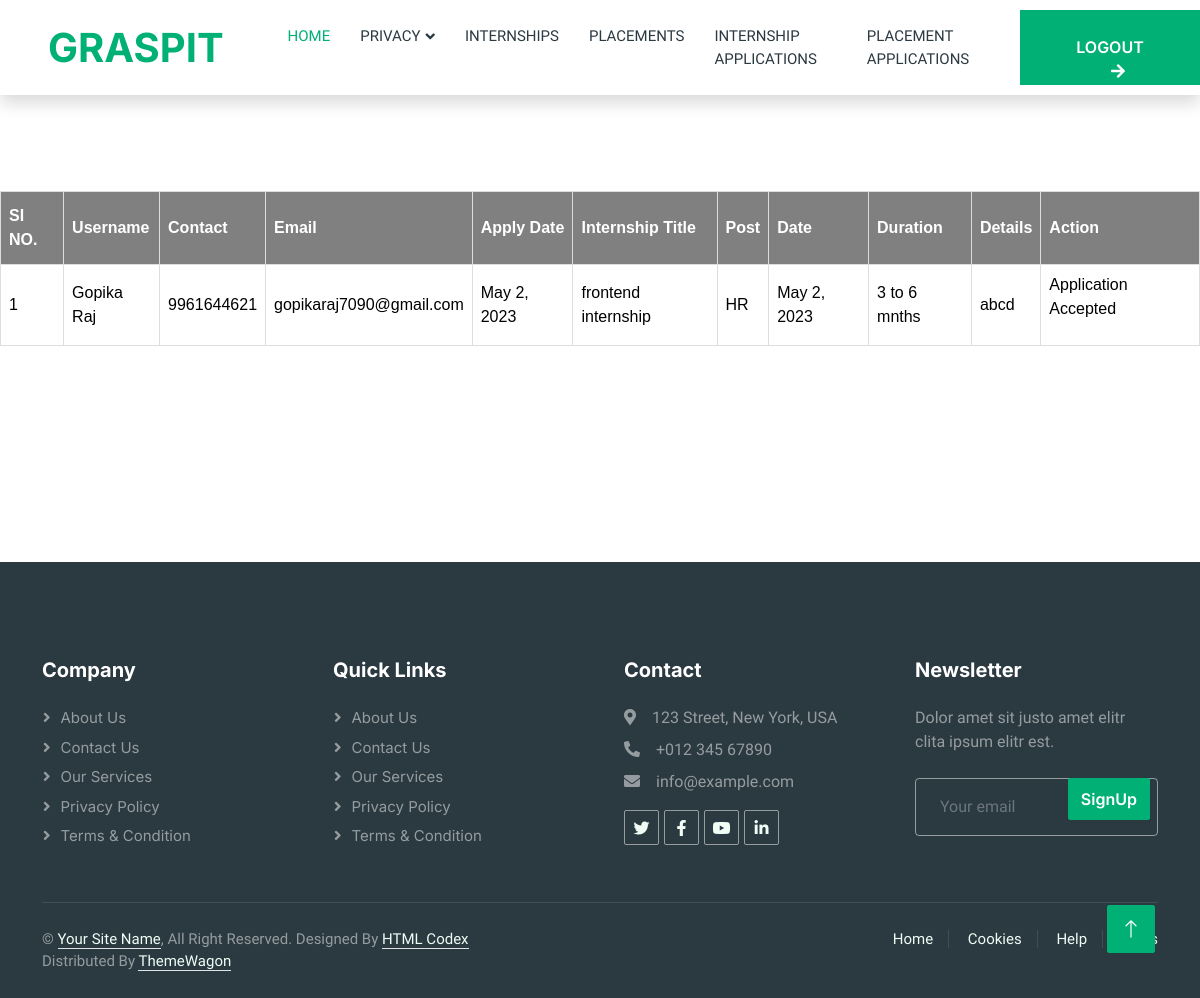
Screenshot of /WUser/internshipapplications/ (signed in) with the database file from the repository.
### User/models.py (models this page shows)
class Internship_Apply(models.Model):
    apply_date=models.DateField(auto_now=True)
    internship=models.ForeignKey(tbl_internship,on_delete=models.SET_NULL,null=True)
    user=models.ForeignKey(UserRegistration,on_delete=models.SET_NULL,null=True)
    intapply_sts=models.IntegerField(default=0)

### Guest/models.py (models this page shows)
class UserRegistration(models.Model):
    user_name=models.CharField(max_length=100)
    user_contact=models.CharField(max_length=100)
    user_email=models.EmailField(unique=True)
    user_gender=models.CharField(max_length=100)
    user_address=models.TextField(null=True)
    user_course=models.ForeignKey(Course,on_delete=models.SET_NULL,null=True)
    user_photo=models.FileField(upload_to='userdocs/')
    user_proof=models.FileField(upload_to='userdocs/')
    user_password=models.CharField(max_length=100,unique=True)
    place=models.ForeignKey(Place,on_delete=models.CASCADE)
    user_doj=models.DateField(auto_now=True)
    user_graduation=models.CharField(max_length=50)
    user_vsts=models.IntegerField(default=0)

### Company/models.py (models this page shows)
class tbl_internship(models.Model):
    int_title=models.CharField(max_length=50)
    int_post=models.CharField(max_length=50)
    int_date=models.DateField(auto_now=True)
    int_duration=models.CharField(max_length=50)
    int_details=models.TextField(null=True)
    int_stipend=models.IntegerField(default=0)
    company=models.ForeignKey(CompanyRegistration,on_delete=models.SET_NULL,null=True)

### User/views.py (the view)
# urls.py: path('internshipapplications/',views.intapps,name="InternshipApplications"),
def intapps(request):
    if 'uid' in request.session:
        usr=UserRegistration.objects.get(id=request.session['uid'])
        intapplctns=Internship_Apply.objects.filter(user=usr)
        return render(request,"User/MyInternshipApplications.html",{'IntApplctn':intapplctns})
    else:
        return redirect('webguest:Home')

### User/Templates/User/MyInternshipApplications.html (shortened to what this page needs)
{% extends 'User/Head.html' %}
{% load static %}
{% block content %}
<!DOCTYPE html>
<html lang="en">
<head>
</head>
<body>
    <br><br><br><br>
<div id="tab" align="center">
    <table align="center" border="1">
        <tr>
            <th>SI NO.</th>
            <th>Username</th>
            <th>Contact</th>
            <th>Email</th>
            <th>Apply Date</th>
            <th>Internship Title</th>
            <th>Post</th>
            <th>Date</th>
            <th>Duration</th>
            <th>Details</th>
            <th>Action</th>
        </tr>
        {% for i in IntApplctn %}
        <tr>
            <td>{{ forloop.counter }}</td>
            <td>{{i.user.user_name}}</td>
            <td>{{i.user.user_contact}}</td>
            <td>{{i.user.user_email}}</td>
            <td>{{i.apply_date}}</td>
            <td>{{i.internship.int_title}}</td>
            <td>{{i.internship.int_post}}</td>
            <td>{{i.internship.int_date}}</td>
            <td>{{i.internship.int_duration}}</td>
            <td>{{i.internship.int_details}}</td>
            <td>
                {% if i.intapply_sts == 1 %}
                <p>Application Accepted</p>
                {% elif i.intapply_sts == 2 %}
                <p>Rejected!!</p>
                {% else %}
                <p>Pending...</p>
                {% endif %}
            </td>
        </tr>
        {% endfor %}
    </table>
</div>
</body>
</html>
<br><br><br><br><br><br><br>
{% endblock content %}

### Guest/static/Main/css/style.css (style rules this page uses)
:root { --primary: #00B074; --secondary: #2B9BFF; --light: #EFFDF5; --dark: #2B3940; }

### Guest/static/form.css (style rules this page uses)
#tab { font-family: "Trebuchet MS", Arial, Helvetica, sans-serif; border-collapse: collapse; width: 100%; }
#tab td, #tab th { border: 1px solid #ddd; padding: 8px; color: black; }
#tab th { padding-top: 12px; padding-bottom: 12px; text-align: left; background-color: gray; color: white; }

### rows the page displays
Internship_Apply: user.user_name "Gopika Raj", user.user_contact "9961644621", user.user_email "gopikaraj7090@gmail.com", apply_date "May 2, 2023", internship.int_title "frontend internship", internship.int_post "HR", internship.int_date "May 2, 2023", internship.int_duration "3 to 6 mnths", internship.int_details "abcd", intapply_sts "Application Accepted"
